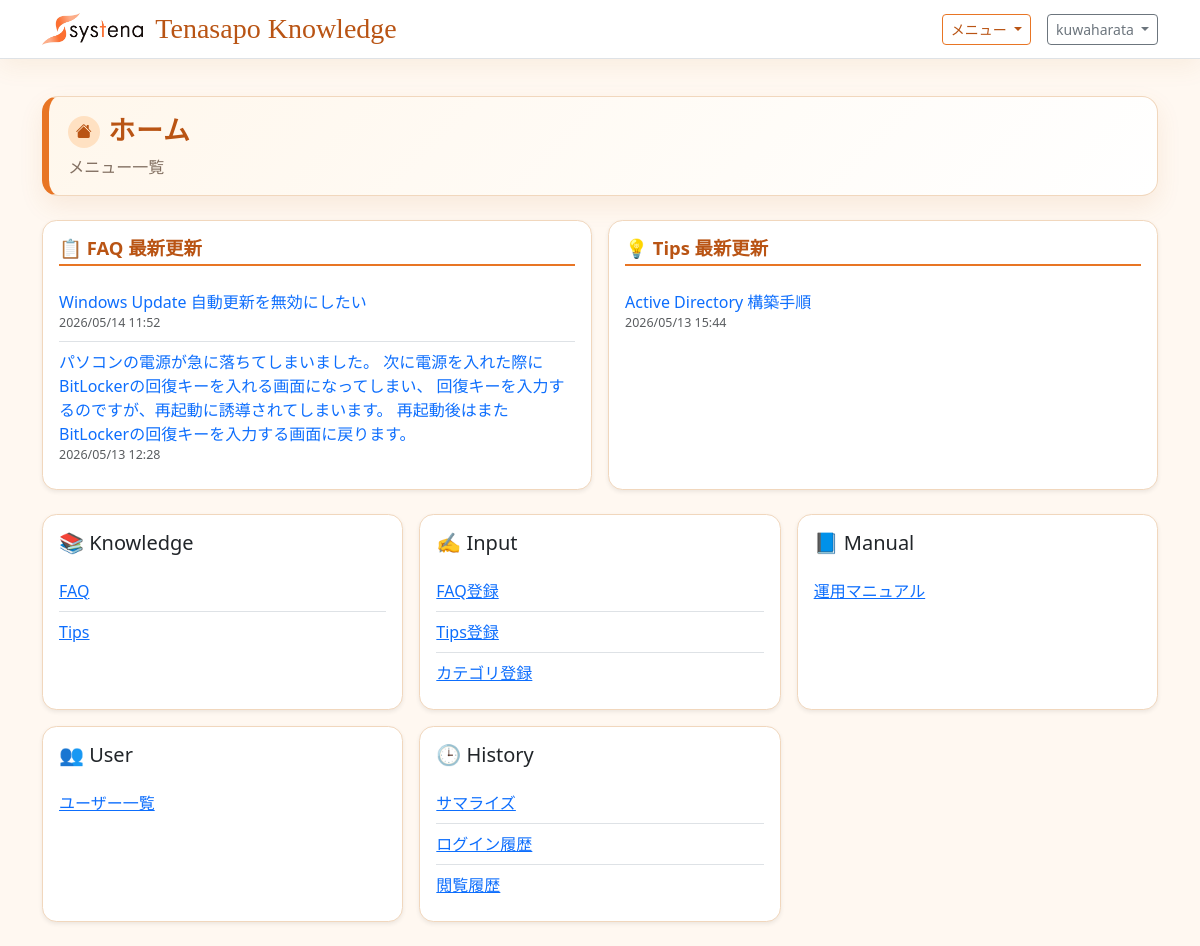
/ (signed in), run on the app's committed database.
### tenasapo_knowledge/models.py (models this page shows, shortened)
class KnowledgeArticle(models.Model):
    title = models.CharField('タイトル', max_length=200)
    category = models.CharField('カテゴリ', max_length=120, blank=True)
    customer = models.ForeignKey(
        Customer,
        on_delete=models.SET_NULL,
        null=True,
        blank=True,
        related_name='articles',
        verbose_name='顧客',
    )
    summary = models.TextField('概要', blank=True)
    body = models.TextField('本文')
    is_published = models.BooleanField('公開', default=True)
    is_approved = models.BooleanField('承認済み', default=True)
    visible_to_customer = models.BooleanField('カスタマーユーザー向け表示', default=True)
    visible_to_systena = models.BooleanField('システナユーザー向け表示', default=True)
    answer_view_count = models.PositiveIntegerField('回答表示回数', default=0)
    published_at = models.DateTimeField('公開日時', default=timezone.now)
    source_published_at = models.DateField('ソース公開日', null=True, blank=True)
    expires_on = models.DateField('掲載期限', null=True, blank=True, default=default_expires_on)
    created_by = models.ForeignKey(
        settings.AUTH_USER_MODEL,
        on_delete=models.SET_NULL,
        null=True,
        blank=True,
        related_name='created_knowledge_articles',
        verbose_name='作成者',
    )
    created_by_name = models.CharField('投稿者名', max_length=150, blank=True)
    approved_by = models.ForeignKey(
        settings.AUTH_USER_MODEL,
        on_delete=models.SET_NULL,
        null=True,
        blank=True,
        related_name='approved_knowledge_articles',
        verbose_name='承認者',
    )
    approved_by_name = models.CharField('承認者名', max_length=150, blank=True)
    created_at = models.DateTimeField('作成日時', auto_now_add=True)
    updated_at = models.DateTimeField('更新日時', auto_now=True)
    class Meta:
        verbose_name = 'ナレッジ記事'
        verbose_name_plural = 'ナレッジ記事'
        ordering = ['-published_at', '-created_at']

class TipsArticle(models.Model):
    title = models.CharField('タイトル', max_length=200)
    target_os = models.CharField('対象OS', max_length=120, blank=True)
    category = models.CharField('カテゴリ', max_length=120, blank=True)
    body = models.TextField('内容')
    pdf_file = models.FileField('PDFファイル', upload_to='tips_attachments/%Y/%m/', blank=True)
    is_published = models.BooleanField('公開', default=True)
    is_approved = models.BooleanField('承認済み', default=True)
    visible_to_customer = models.BooleanField('カスタマーユーザー向け表示', default=True)
    visible_to_systena = models.BooleanField('システナユーザー向け表示', default=True)
    published_at = models.DateTimeField('公開日時', default=timezone.now)
    source_published_at = models.DateField('ソース公開日', null=True, blank=True)
    expires_on = models.DateField('掲載期限', null=True, blank=True, default=default_expires_on)
    created_by = models.ForeignKey(
        settings.AUTH_USER_MODEL,
        on_delete=models.SET_NULL,
        null=True,
        blank=True,
        related_name='created_tips_articles',
        verbose_name='作成者',
    )
    created_by_name = models.CharField('投稿者名', max_length=150, blank=True)
    approved_by = models.ForeignKey(
        settings.AUTH_USER_MODEL,
        on_delete=models.SET_NULL,
        null=True,
        blank=True,
        related_name='approved_tips_articles',
        verbose_name='承認者',
    )
    approved_by_name = models.CharField('承認者名', max_length=150, blank=True)
    created_at = models.DateTimeField('作成日時', auto_now_add=True)
    updated_at = models.DateTimeField('更新日時', auto_now=True)
    class Meta:
        verbose_name = 'Tips'
        verbose_name_plural = 'Tips'
        ordering = ['-published_at', '-created_at']

### tenasapo_knowledge/views.py (the view)
# urls.py: path('', HomeView.as_view(), name='home'),
class HomeView(TemplateView):
    template_name = 'tenasapo_knowledge/home.html'
    def get_context_data(self, **kwargs):
        context = super().get_context_data(**kwargs)
        user = self.request.user
        is_admin = user.is_staff or user.is_superuser
        faq_qs = (
            KnowledgeArticle.objects.filter(is_published=True)
            .filter(active_until_filter())
            .filter(visible_to_any_account_filter())
        )
        tips_qs = (
            TipsArticle.objects.filter(is_published=True)
            .filter(active_until_filter())
            .filter(visible_to_any_account_filter())
        )
        is_systena = in_group(user, SYSTENA_GROUP_NAME)
        is_reviewer = in_group(user, REVIEWER_GROUP_NAME)
        if not is_admin and not is_systena and not is_reviewer:
            faq_qs = faq_qs.filter(visible_to_customer=True)
            tips_qs = tips_qs.filter(visible_to_customer=True)
            if FAQ_APPROVAL_ENABLED:
                faq_qs = faq_qs.filter(is_approved=True)
                tips_qs = tips_qs.filter(is_approved=True)
        context['recent_faqs'] = faq_qs.order_by('-updated_at')[:3]
        context['recent_tips'] = tips_qs.order_by('-updated_at')[:3]
        menu_groups = [
            {
                'name': 'Knowledge',
                'icon': '📚',
                'items': [
                    {'label': 'FAQ', 'url_name': 'article_list'},
                    {'label': 'Tips', 'url_name': 'tip_list'},
                ],
            },
            {'name': 'Input', 'icon': '✍️', 'items': []},
            {'name': 'Manual', 'icon': '📘', 'items': []},
            {'name': 'User', 'icon': '👥', 'items': []},
            {'name': 'History', 'icon': '🕒', 'items': []},
        ]
        if is_admin:
            menu_groups[1]['items'].extend(
                [
                    {'label': 'FAQ登録', 'url_name': 'article_create'},
                    {'label': 'Tips登録', 'url_name': 'tip_create'},
                    {'label': 'カテゴリ登録', 'url_name': 'category_create'},
                ]
            )
            menu_groups[2]['items'].append({'label': '運用マニュアル', 'url_name': 'manual_list'})
            menu_groups[3]['items'].append({'label': 'ユーザー一覧', 'url_name': 'user_list'})
            menu_groups[4]['items'].extend(
                [
                    {'label': 'サマライズ', 'url_name': 'summary'},
                    {'label': 'ログイン履歴', 'url_name': 'login_history_list'},
                    {'label': '閲覧履歴', 'url_name': 'view_history_list'},
                ]
            )
        context['menu_groups'] = [group for group in menu_groups if group['items']]
        return context

### tenasapo_knowledge/views.py (called while the page is built)
def in_group(user, group_name):
    return user.is_authenticated and user.groups.filter(name=group_name).exists()

def visible_to_any_account_filter():
    return Q(visible_to_customer=True) | Q(visible_to_systena=True)

def active_until_filter(base_date=None):
    target_date = base_date or timezone.localdate()
    return Q(expires_on__isnull=True) | Q(expires_on__gte=target_date)

### tenasapo_knowledge/templates/tenasapo_knowledge/home.html (shortened to what this page needs)
{% extends "base.html" %}
{% block content %}
<div class="page-title-panel mb-4">
    <h1 class="page-title-main mb-1 d-flex align-items-center gap-2">
        <span class="page-title-icon"><i class="bi bi-house-fill"></i></span>ホーム
    </h1>
    <p class="page-title-sub">メニュー一覧</p>
</div>
{% if recent_faqs or recent_tips %}
<div class="row g-3 mb-4">
    {% if recent_faqs %}
    <div class="col-12 col-md-6">
        <div class="card shadow-sm h-100">
            <div class="card-body">
                <h2 class="h6 mb-3 faq-group-title">📋 FAQ 最新更新</h2>
                <ul class="list-group list-group-flush">
                    {% for article in recent_faqs %}
                    <li class="list-group-item px-0">
                        <a href="{% url 'article_list' %}" class="text-decoration-none">{{ article.title }}</a>
                        <div class="text-muted" style="font-size:0.78rem;">{{ article.updated_at|date:"Y/m/d H:i" }}</div>
                    </li>
                    {% endfor %}
                </ul>
            </div>
        </div>
    </div>
    {% endif %}
    {% if recent_tips %}
    <div class="col-12 col-md-6">
        <div class="card shadow-sm h-100">
            <div class="card-body">
                <h2 class="h6 mb-3 faq-group-title">💡 Tips 最新更新</h2>
                <ul class="list-group list-group-flush">
                    {% for tip in recent_tips %}
                    <li class="list-group-item px-0">
                        <a href="{% url 'tip_list' %}" class="text-decoration-none">{{ tip.title }}</a>
                        <div class="text-muted" style="font-size:0.78rem;">{{ tip.updated_at|date:"Y/m/d H:i" }}</div>
                    </li>
                    {% endfor %}
                </ul>
            </div>
        </div>
    </div>
    {% endif %}
</div>
{% endif %}
<div class="row g-3">
    {% for group in menu_groups %}
        <div class="col-12 col-md-6 col-xl-4">
            <div class="card shadow-sm h-100">
                <div class="card-body">
                    <h2 class="h5 mb-3">{{ group.icon }} {{ group.name }}</h2>
                    <ul class="list-group list-group-flush">
                        {% for item in group.items %}
                            <li class="list-group-item px-0">
                                <a href="{% url item.url_name %}">{{ item.label }}</a>
                            </li>
                        {% endfor %}
                    </ul>
                </div>
            </div>
        </div>
    {% endfor %}
    </div>
{% endblock %}

### templates/base.html (shortened to what this page needs)
{% load static %}
<!doctype html>
<html lang="ja">
<head>
    <link href="https://cdn.jsdelivr.net/npm/bootstrap@5.3.3/dist/css/bootstrap.min.css" rel="stylesheet">
    <link href="https://cdn.jsdelivr.net/npm/bootstrap-icons@1.11.3/font/bootstrap-icons.min.css" rel="stylesheet">
</head>
<body>
    <nav class="navbar navbar-expand-lg border-bottom fixed-top">
        <div class="container">
            <a class="navbar-brand brand-title" href="{% url 'home' %}">
                <img class="brand-logo" src="{% static 'systena_logo.png' %}" alt="Systena">
                <span>Tenasapo Knowledge</span>
            </a>
            {% if user.is_authenticated %}
                <div class="d-flex align-items-center gap-3">
                    <div class="dropdown">
                        <button class="btn btn-outline-primary btn-sm dropdown-toggle" type="button" data-bs-toggle="dropdown" aria-expanded="false">
                            メニュー
                        </button>
                    </div>
                    <div class="dropdown">
                        <button class="btn btn-outline-secondary btn-sm dropdown-toggle" type="button" data-bs-toggle="dropdown" aria-expanded="false">
                            {{ user.get_username }}
                        </button>
                    </div>
                </div>
            {% endif %}
        </div>
    </nav>
    <main class="container py-4">
        {% block content %}{% endblock %}
    </main>
</body>
</html>

### templates/base.html (style rules this page uses)
:root { --tk-bg: #fff8f1; --tk-surface: #ffffff; --tk-surface-warm: #fff1df; --tk-primary: #e87524; --tk-primary-dark: #b95414; --tk-primary-soft: #ffe1c2; --tk-text: #3b3129; --tk-muted: #826f61; --tk-border: #f1d7bd; }
body { background: var(--tk-bg); color: var(--tk-text); font-family: "Yu Gothic", "Hiragino Maru Gothic ProN", "Meiryo", system-ui, sans-serif; padding-top: 4.5rem; }
.navbar { background: rgba(255, 255, 255, 0.94); border-color: var(--tk-border); box-shadow: 0 8px 24px rgba(184, 112, 39, 0.08); backdrop-filter: blur(8px); }
.brand-title { display: inline-flex; align-items: center; gap: 0.75rem; font-family: "Brush Script MT", "Segoe Script", "Lucida Handwriting", cursive; font-size: 1.75rem; font-weight: 400; letter-spacing: 0; line-height: 1; color: var(--tk-primary-dark); }
.brand-logo { display: block; width: auto; height: 2rem; object-fit: contain; }
.btn-outline-primary { --bs-btn-color: var(--tk-primary-dark); --bs-btn-border-color: var(--tk-primary); --bs-btn-hover-bg: var(--tk-primary); --bs-btn-hover-border-color: var(--tk-primary); --bs-btn-active-bg: var(--tk-primary-dark); --bs-btn-active-border-color: var(--tk-primary-dark); }
.dropdown-menu, .card, .accordion { border-color: var(--tk-border); border-radius: 0.9rem; }
.faq-group-title { color: var(--tk-primary-dark); font-size: 1.15rem; font-weight: 700; margin: 0 0 0.65rem; padding-bottom: 0.35rem; border-bottom: 2px solid var(--tk-primary); }
.page-title-panel { background: linear-gradient(135deg, #fff7ec 0%, #ffffff 100%); border: 1px solid var(--tk-border); border-left: 0.45rem solid var(--tk-primary); border-radius: 1rem; box-shadow: 0 10px 24px rgba(184, 112, 39, 0.1); padding: 1rem 1.2rem; }
.page-title-main { color: var(--tk-primary-dark); font-family: "Zen Maru Gothic", "Hiragino Maru Gothic ProN", "Rounded Mplus 1c", "BIZ UDPGothic", sans-serif; font-size: clamp(1.2rem, 1rem + 0.9vw, 1.7rem); font-weight: 700; letter-spacing: 0.04em; margin: 0; line-height: 1.4; }
.page-title-icon { display: inline-flex; align-items: center; justify-content: center; width: 2rem; height: 2rem; background: var(--tk-primary-soft); border-radius: 50%; font-size: 1rem; color: var(--tk-primary-dark); flex-shrink: 0; }
.page-title-sub { color: var(--tk-muted); margin: 0; }

### data on the page
KnowledgeArticle: title "Windows Update 自動更新を無効にしたい", updated_at "2026/05/14 11:52"
KnowledgeArticle: title "パソコンの電源が急に落ちてしまいました。 次に電源を入れた際にBitLockerの回復キーを入れる画面になってしまい、 回復キーを入力するのですが、再起動に誘導されてしまいます。 再起動後はまたBitLockerの回復キーを入力する画面に戻ります。", updated_at "2026/05/13 12:28"
TipsArticle: title "Active Directory 構築手順", updated_at "2026/05/13 15:44"

### other printed values
{{ user.get_username }} "kuwaharata"
{{ group.icon }} "📚" "✍️" "📘" "👥" "🕒"
{{ group.name }} "Knowledge" "Input" "Manual" "User" "History"
{{ item.label }} "FAQ" "Tips" "FAQ登録" "Tips登録" "カテゴリ登録" "運用マニュアル" "ユーザー一覧" "サマライズ" "ログイン履歴" "閲覧履歴"
